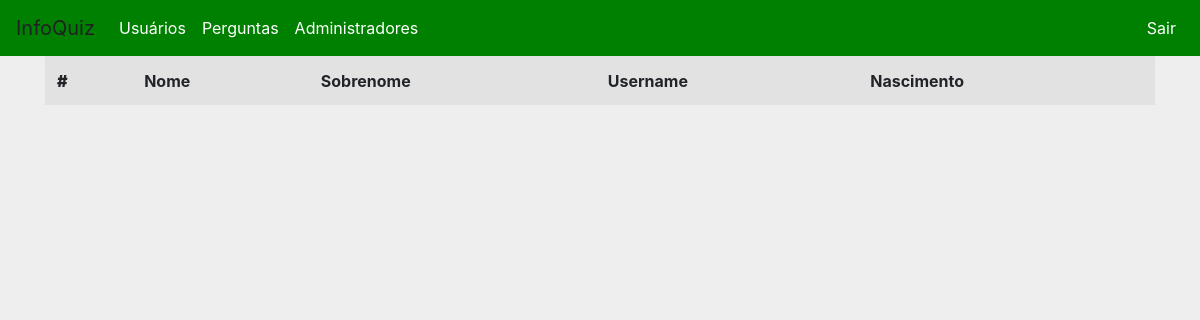
Page /LstAdms.php on the earlier database version.
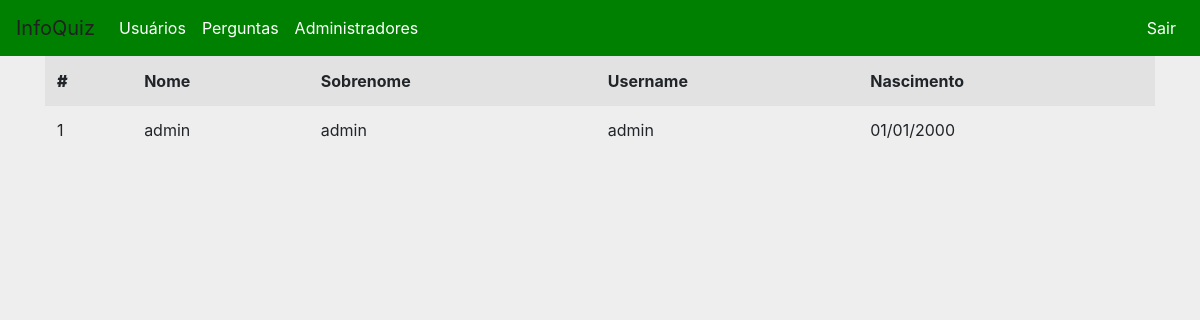
Same page on the later database version.
### tables this page shows
create table Jogador(
Jogador_id int not null auto_increment primary key,
Nome varchar(30) not null,
Sobrenome varchar(60) not null,
UserName varchar(30) not null,
Senha varchar(30) not null,
Sexo char not null,
Rec_Senha varchar(50) not null,
DataNasc date not null,
NivelAcesso int
);

### LstAdms.php (the view, shortened to what this page needs)
<!DOCTYPE html>
<html>
<head>
	<link href="css/bootstrap.min.css" rel="stylesheet">
	<link href="css/customCss.css" rel="stylesheet">
</head>
<body style="background-color: #eee">
<?php
	include 'BDconnect.php';
	include 'MenuAdm.php';
 ?>
    <div class="container">
 	<table class="table table-striped">
 	<th><b>#</b></th>
 	<th>Nome</th>
 	<th>Sobrenome</th>
 	<th>Username</th>
	<th>Nascimento</th>
 	<?php
		$sql  = "SELECT * FROM Jogador WHERE NivelAcesso = 1";
		$recordset  = mysqli_query($link,$sql);
	 		while($registro = mysqli_fetch_array($recordset)){
				echo "<tr>";
					echo "<td>" .$registro['Jogador_id']. "</td>";
					echo "<td>" .$registro['Nome']. "</td>";
					echo "<td>" .$registro['Sobrenome']. "</td>";
					echo "<td>" .$registro['UserName']. "</td>";
					echo "<td>"
					    . substr($registro['DataNasc'], 8, 3)."/"
				        . substr($registro['DataNasc'], 5, 2)."/"
		                . substr($registro['DataNasc'], 0, 4) ;
		            echo "</td>";
	 		 	echo "</tr>";
	 		}
 	 ?>
 </table>
 </div>
</body>
</html>

### MenuAdm.php (shortened to what this page needs)
    <nav class="navbar navbar-expand-lg">
<a class="navbar-brand" href="AdminPage.php" style="color: #202123">InfoQuiz</a>
  <div class="collapse navbar-collapse" id="navbarSupportedContent">
    <ul class="navbar-nav mr-auto">
          <li class="nav-item active">
            <a class="nav-link" href="Adm.php?link=2">Usuários</a>
          </li>
          <li class="nav-item active">
            <a class="nav-link" href="Adm.php?link=3">Perguntas</a>
          </li>
          <li class="nav-item active">
            <a class="nav-link" href="Adm.php?link=5">Administradores</a>
          </li>
        </ul>
        <ul class="navbar-nav ml-auto">
          <li class="nav-item active">
            <a class="nav-link" href="PaginaLogin.php">Sair</a>
          </li>
        </ul>
  </div>
</nav>

### css/customCss.css (style rules this page uses)
.navbar { background-color: #008000; }
.nav-link { color: #ffffff; }

Differences in the rows shown:
added jogador: Jogador_id "1", Nome "admin", Sobrenome "admin", UserName "admin", DataNasc "01", DataNasc "2000"
